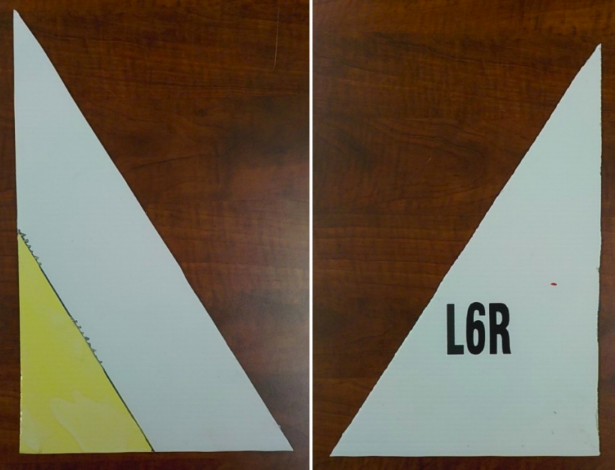
#> input picture Helaly/ComputerVision/LGR.png, 616 x 470 px, given in place of try12.jpg, which was not available
$ python red.py
#> lines starting #> are read from the running program, lines starting #| are printed output that depends on the picture; after the words box and inside, x2 and y2 are one past the last pixel; in counts of white or black regions, pixels touching at a corner belong together; pictures that were not available may be replaced by others from this repository, and a replacement may not be noted
import cv2
import numpy as np


#Copied from Python Programming.net
def draw_lines(img, lines):
    try:
        for line in lines:
            coords = line[0]
            cv2.line(img, (coords[0],coords[1]), (coords[2],coords[3]), [255,255,255], 3)
    except:
        pass


im = cv2.imread("try12.jpg", 1);
#> im is the input picture: shape (470, 616, 3); mean B, G, R 79.8, 98.1, 110.5
im2 = cv2.imread("UH8.jpg", 1);
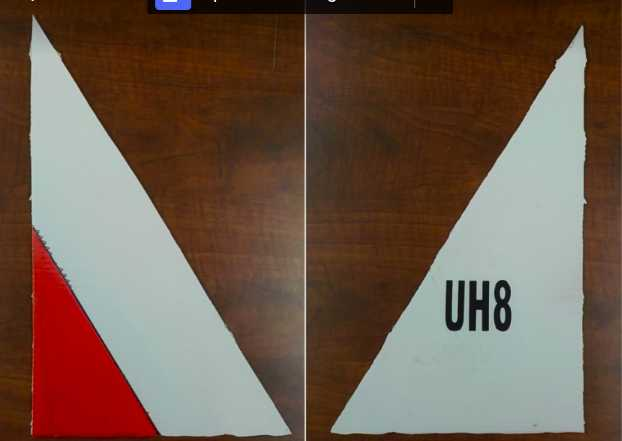
#> input picture Helaly/ComputerVision/UH8.jpg, 622 x 441 px
#> im2 is the input picture: shape (441, 622, 3); mean B, G, R 76.4, 90.7, 111.8
im3 =  cv2.imread("UH8.jpg", 1)

hsv = cv2.cvtColor(im, cv2.COLOR_BGR2HSV)
#> hsv: shape (470, 616, 3); mean H, S, V 39, 126.1, 117
lower_red = np.array([0, 100, 100])
upper_red = np.array([180, 255, 255])
mask = cv2.inRange(hsv, lower_red, upper_red)
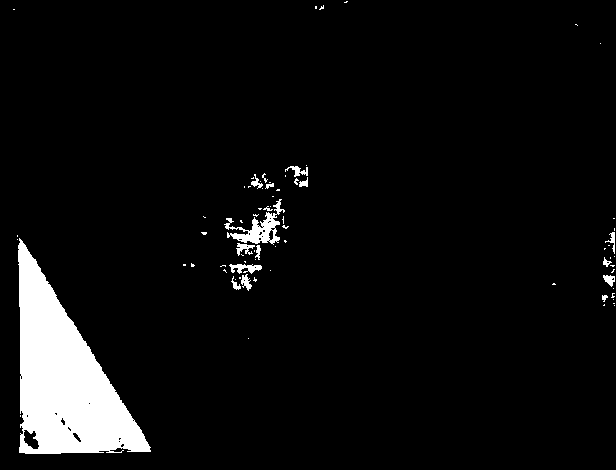
#> mask: shape (470, 616); 5.7% white; 75 white regions (58 under 20 px), largest, box (x1, y1, x2, y2) and area: (18, 238, 151, 454) 14246, (224, 199, 285, 245) 889, (229, 264, 262, 274) 190
res = cv2.bitwise_and(im, im, mask=mask)
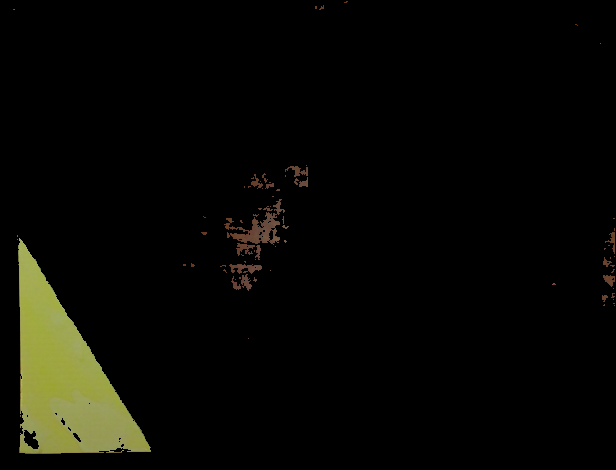
#> res: shape (470, 616, 3); mean B, G, R 4.2, 8.5, 8.4
kernel = np.ones((5,5), np.uint8)
closing = cv2.morphologyEx(res, cv2.MORPH_CLOSE, kernel)
opening = cv2.morphologyEx(closing, cv2.MORPH_CLOSE, kernel)
processed_img = cv2.GaussianBlur(opening, (3,3), 0 )
processed_img =cv2.cvtColor(processed_img,cv2.COLOR_BGR2GRAY)
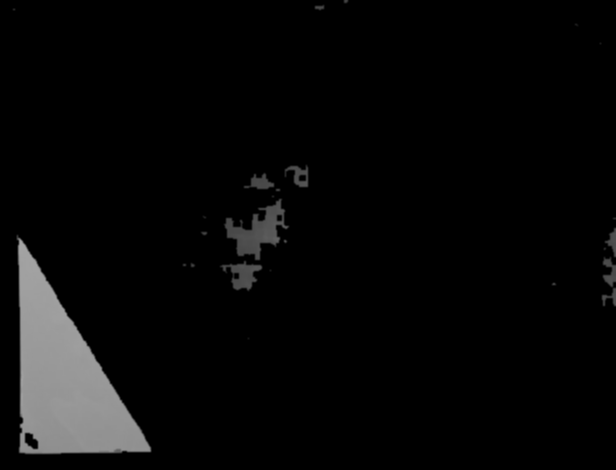
#> processed_img: shape (470, 616); min 0, max 165, mean 8.4
edged = cv2.Canny(processed_img, 30, 200)
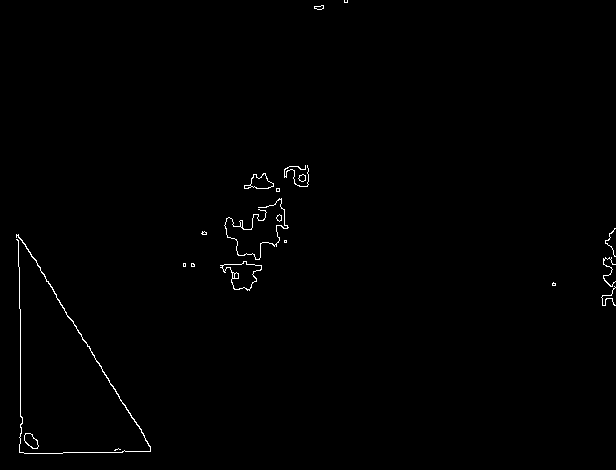
#> edged: shape (470, 616); 0.6% white in thin lines or dots
cnts,h  = cv2.findContours(edged.copy(), cv2.RETR_TREE, cv2.CHAIN_APPROX_SIMPLE)
#> cnts = 36 contours, 22 with area under 20; largest, box (x1, y1, x2, y2) and area: (220, 261, 262, 291) 622, (222, 261, 262, 290) 569, (244, 173, 274, 189) 242, (250, 173, 274, 189) 214, (24, 433, 39, 449) 140; h = 36 rows, first 6: [1, -1, -1, -1], [3, 0, 2, -1], [-1, -1, -1, 1], [4, 1, -1, -1], [6, 3, 5, -1], [-1, -1, -1, 4]
cnts = sorted(cnts, key = cv2.contourArea, reverse = True)[:10]
#> cnts = 10 contours; largest, box (x1, y1, x2, y2) and area: (220, 261, 262, 291) 622, (222, 261, 262, 290) 569, (244, 173, 274, 189) 242, (250, 173, 274, 189) 214, (24, 433, 39, 449) 140

for c in cnts:
    # approximate the contour
    peri = cv2.arcLength(c, True)
    approx = cv2.approxPolyDP(c, 0.02 * peri, True)

    # if our approximated contour has four points, then
    # we can assume that we have found our screen
    if len(approx) == 3:
        print("Triangle")
        break
    elif len(approx)==4:
        print("Rectangle")
        break
#> this loop made 10 passes
#> peri on passes 1 to 10: 148, 147.7, 88.53, 71.36, 49.21, 46.87, 1255.7, 594.7, 24.49, 22.14

cv2.drawContours(im, cnts, -1, (0, 255, 0), 3)
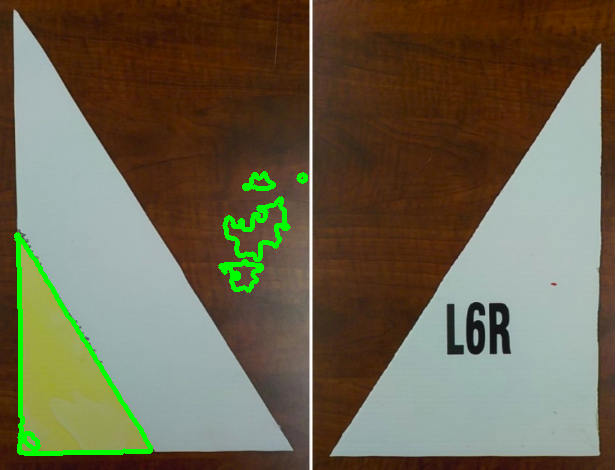
#> im: shape (470, 616, 3); 1.95% of pixels changed, all inside (x1, y1, x2, y2) = (14, 171, 308, 456)

cv2.imshow("image2",im) ;
cv2.waitKey()
cv2.destroyAllWindows();
